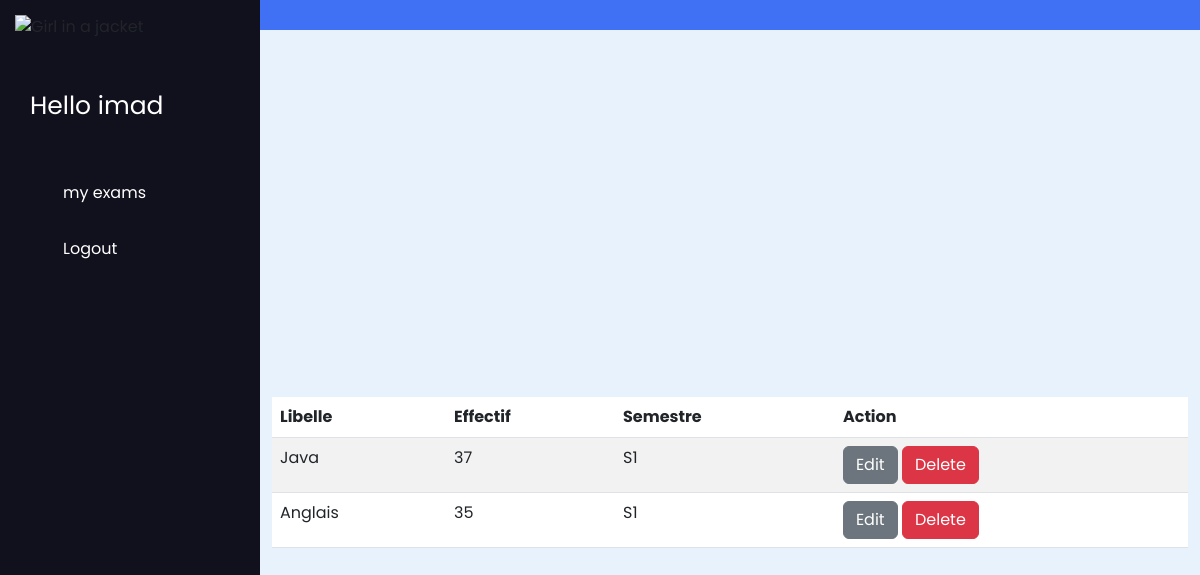
The page /list_modules/ (signed in) on the database its author committed.
### exam_app/models.py (models this page shows, shortened)
class Module(models.Model):
    libelle = models.CharField(max_length=30)
    effectif = models.IntegerField()
    semestre = models.ForeignKey('Semestre', on_delete=models.CASCADE)

class Semestre(models.Model):
    libelle = models.CharField(max_length=30)
    date_debut = models.DateField()
    date_fin = models.DateField()
    annee_scolaire = models.CharField(max_length=30)
    formation = models.ForeignKey('Formation', on_delete=models.CASCADE)
    def __str__(self):
        return self.libelle

### exam_app/views.py (the view)
# urls.py: path('list_modules/', moduleListView, name='module_list'),
def moduleListView(request):
    modules = Module.objects.all()
    return render(request, 'module_list.html', {'modules': modules})

### exam_app/templates/module_list.html
{% extends "base.html" %}
{% block content %}
<div class="container">
    <table class="table table-striped">
        <thead>
            <tr>
                <th>Libelle</th>
                <th>Effectif</th>
                <th>Semestre</th>
                <th>Action</th>
            </tr>
        </thead>
        <tbody>
            {% for module in modules %}
            <tr>
                <td>{{ module.libelle }}</td>
                <td>{{ module.effectif }}</td>
                <td>{{ module.semestre }}</td>
                <td>
                    <a href="{% url 'module_update' module.id %}" class="btn btn-secondary">Edit</a>
                    <a href="{% url 'module_delete' module.id %}" class="btn btn-danger">Delete</a>
                </td>
            </tr>
            {% endfor %}
        </tbody>
    </table>
</div>
{% endblock content %}

### exam_app/templates/base.html (shortened to what this page needs)
{% load static %}
<!DOCTYPE html>
<html lang="en">
  <head>
    <link rel="stylesheet" href="https://cdnjs.cloudflare.com/ajax/libs/fullcalendar/3.9.0/fullcalendar.min.css" />
    <link href="https://cdn.jsdelivr.net/npm/bootstrap@5.3.0-alpha3/dist/css/bootstrap.min.css" rel="stylesheet">
    <link rel="stylesheet" href="{% static 'css/style.css' %}" />
  </head>
  <body>
    <nav class="sidebar">
      <img class="mb-5" src="https://www.emsi.ma/wp-content/uploads/2020/07/logo-1.png" alt="Girl in a jacket" width="60%"><br>
      <a href="#" class="logo">Hello {{ request.user }}</a>
      <div class="menu-content">
        <ul class="menu-items">
          {% if request.user.is_active and not request.user.is_superuser %}
          <li class="item">
            <a href="{% url 'student_exams' %}">my exams</a>
          </li>
          {% endif %}
          {% if request.user.is_authenticated %}
          <li class="item">
            <a href="{% url 'logout' %}">Logout</a>
          </li>
          {% endif %}
        </ul>
      </div>
    </nav>
    <nav class="navbar">
    </nav>
    <main class="main">
    {% block content %}
    {% endblock content %}
    </main>
  </body>
</html>

### exam_app/static/css/style.css (style rules this page uses)
* { margin: 0; padding: 0; box-sizing: border-box; font-family: "Poppins", sans-serif; }
.sidebar { position: fixed; height: 100%; width: 260px; background: #11101d; padding: 15px; z-index: 99; }
.logo { font-size: 25px; padding: 0 15px; }
.sidebar a { color: #fff; text-decoration: none; }
.menu-content { position: relative; height: 100%; width: 100%; margin-top: 40px; overflow-y: scroll; }
.menu-items { height: 100%; width: 100%; list-style: none; transition: all 0.4s ease; }
.item a, .submenu-item { padding: 16px; display: inline-block; width: 100%; border-radius: 12px; }
.navbar, .main { left: 260px; width: calc(100% - 260px); transition: all 0.5s ease; z-index: 1000; }
.navbar { position: fixed; color: #fff; padding: 15px 20px; font-size: 25px; background: #4070f4; cursor: pointer; }
.main { position: relative; display: flex; align-items: center; justify-content: center; height: 120vh; z-index: 100; background: #e7f2fd; }

### rows shown on the page
Module: libelle "Java", effectif "37", semestre "S1"
Module: libelle "Anglais", effectif "35", semestre "S1"

### other values the page prints
{{ request.user }} "imad"
